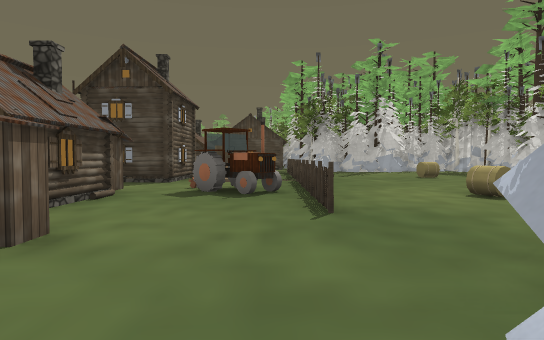
[1] (above)

24 first-person views from a walk through a level from a Godot 3-D game. The camera is 1.4 m above the floor, tilts 2° down and sees 75° across. The floor is counted in squares, 2 m on a side. Each view is taken from the middle of a square. On the plan, view 1 faces up. The plan holds only what a view shows up to about 11 squares ahead; the rest is blank. The place goes on beyond the plan. Some surface patterns are stand-ins.

[2]
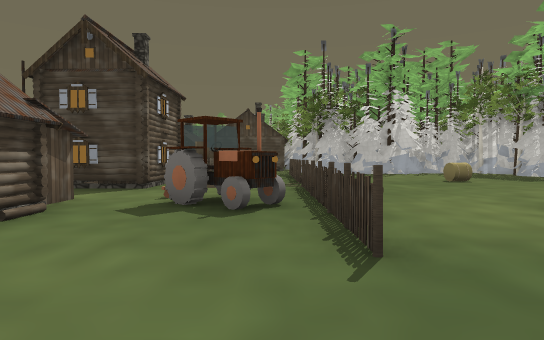

[3]
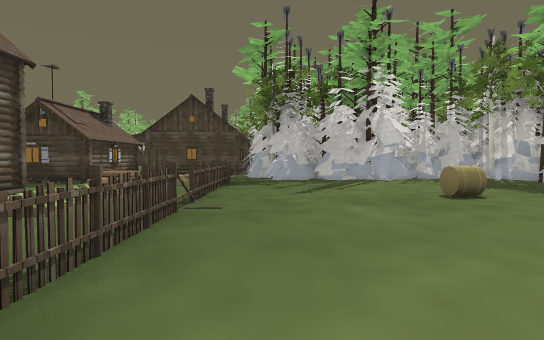

[4]
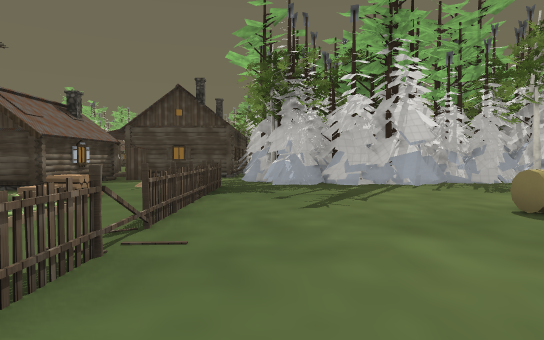

[5]
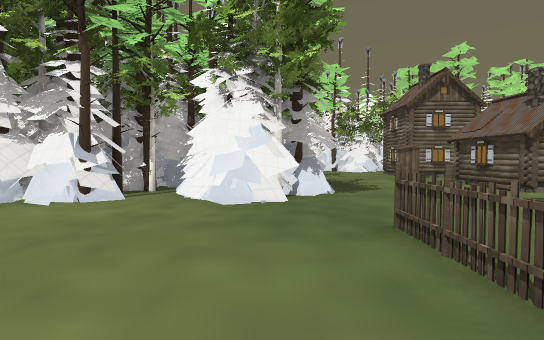

[6]
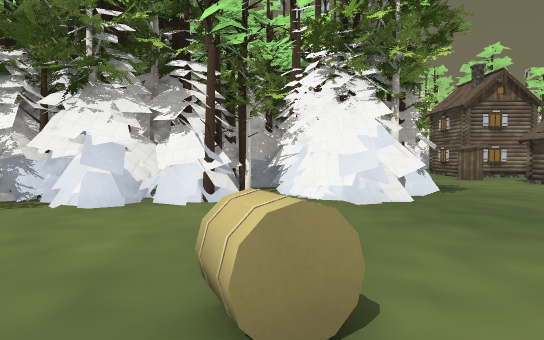

[7]
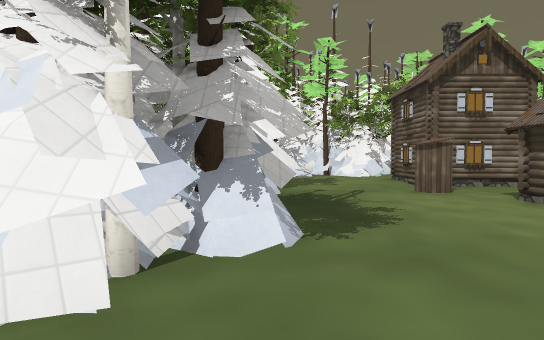

[8]
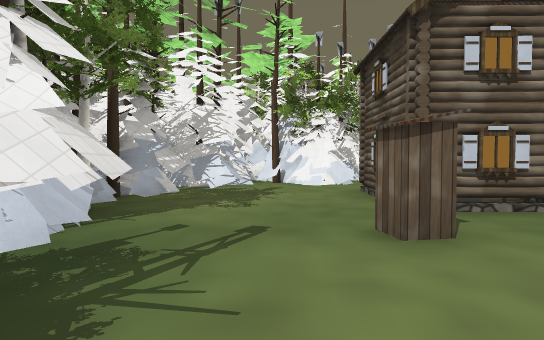

[9]
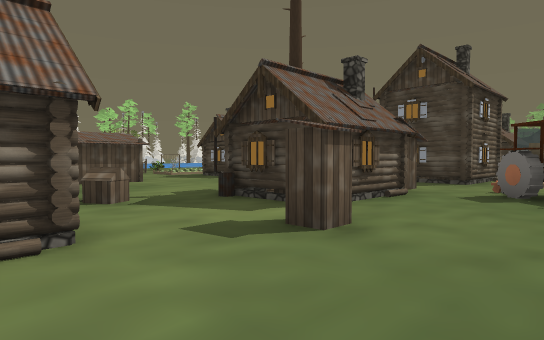

[10]
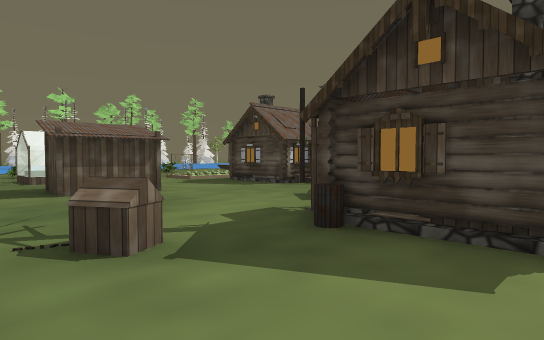

[11]
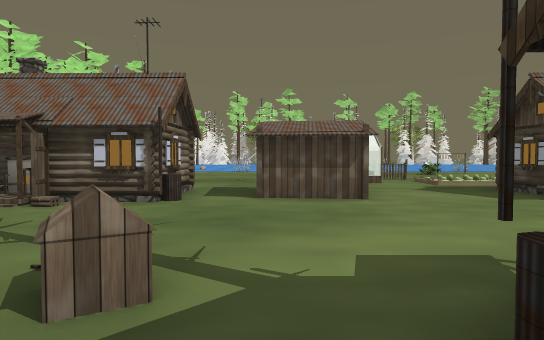

[12]
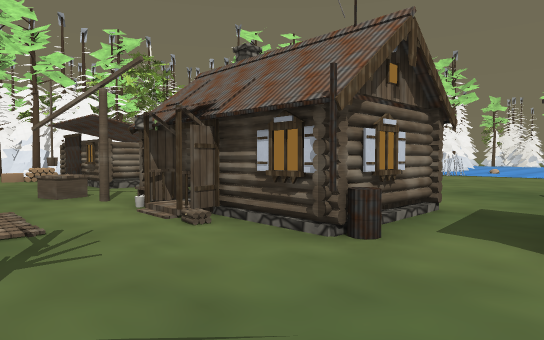

[13]
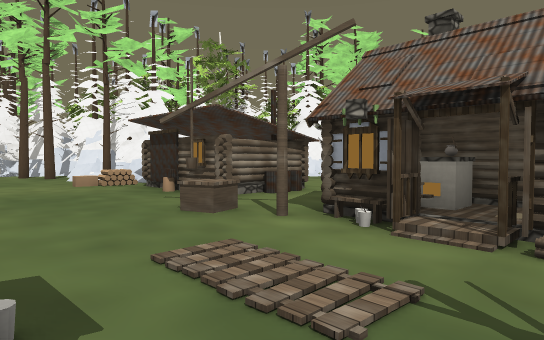

[14]
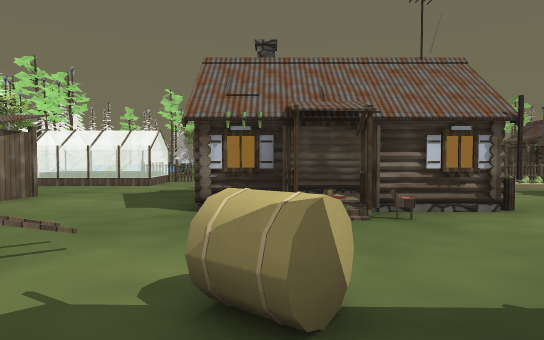

[15]
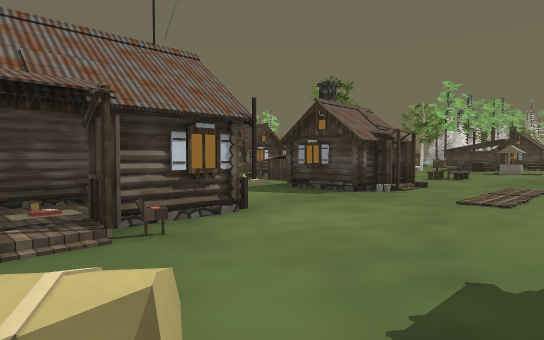

[16]
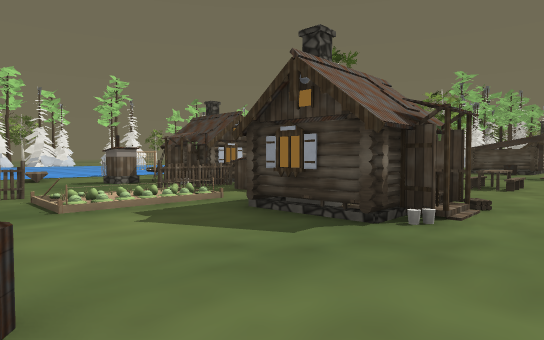

[17]
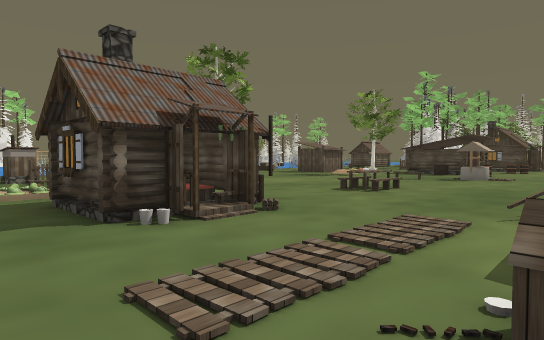

[18]
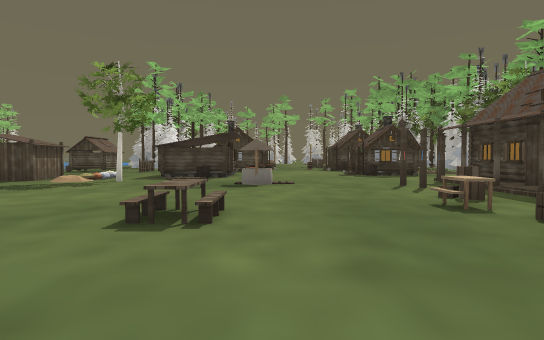

[19]
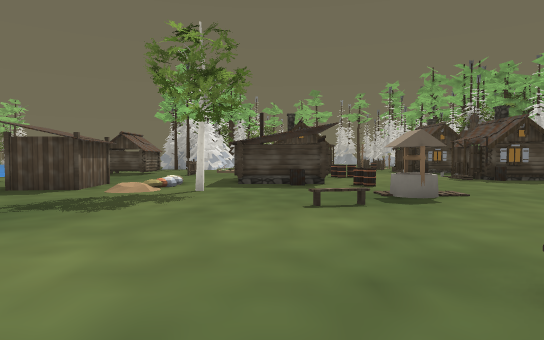

[20]
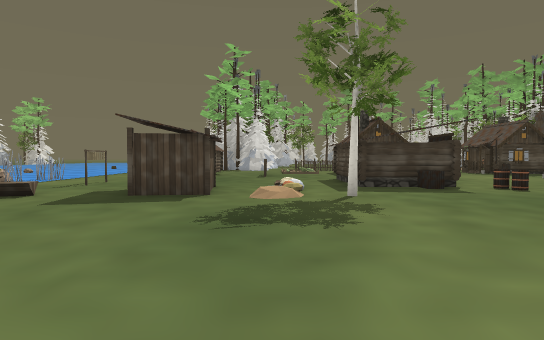

[21]
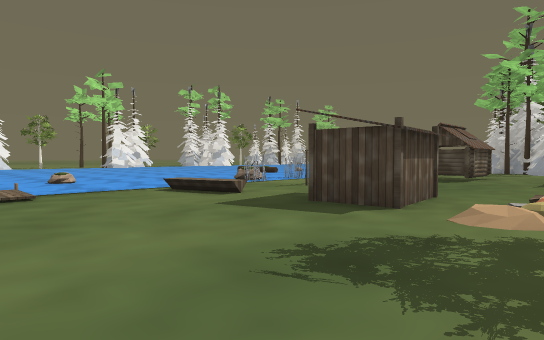

[22]
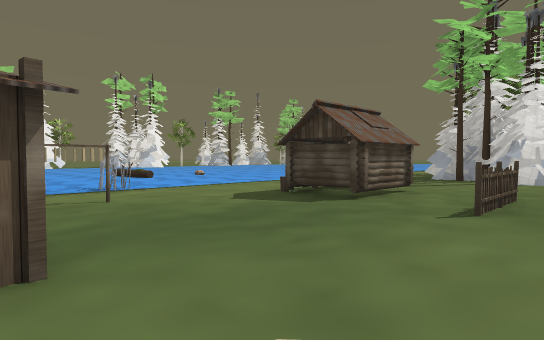

[23]
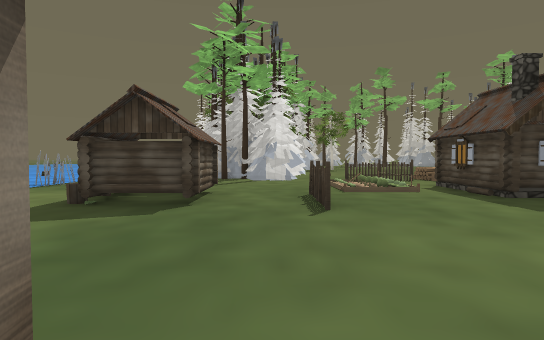

[24]
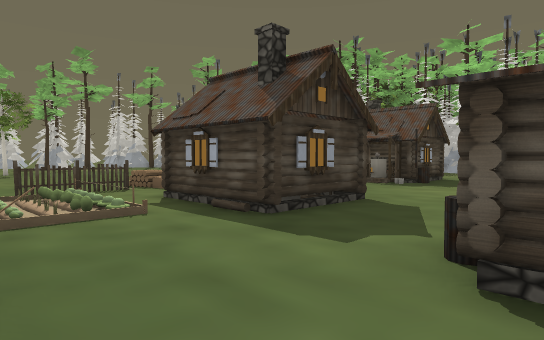

### Floor plan
Key: @ floor where view 1 was taken; # wall or solid block; x gap in a wall; . main floor; : floor 0.25 m higher than the main floor; / step, stairs or slope; = window, fence, low wall or low ledge; ~ water the walk can cross; ≈ water the walk keeps out of; ^ raised ledge; F fence; T tire; P plank; I pine tree; S shed; C cart; A table; W well; R crate; K rack; B barrel; E rock; O other object.
Columns run from 25 left of view 1 to 7 right of it. Each row starts with its distance up from view 1.
 40   ~~   I.#..FF=
 39   ~~   ........
 38    ≈#  ....//#      #
 37    ~.  ....//#    .##
 36    ~..  #....#  ....##
 35   ~~..###.F..###.....
 34  ~~~..P...F.......
 33 ~~~~.........#
 32 ~~~≈........##  ...
 31  ~~~.K......#  .....##
 30   ExxK......###.......
 29     ...SS.....^B.....
 28  ~~  ...SS...........
 27 ~~~~//.....#....W....##
 26 ≈~~~............W..#.##
 25 ~~~~.................##
 24  ~~:/................:
 23        ............R.#
 22          ......A...A.
 21           . ...A...R
 20              ......O
 19          #   ......O  #P  .##
 18         ##FP  ##...   #.  .O#####
 17        ###FP # #...   #./ .#####.
 16      ..P..F..#  ...P###...F......
 15     ...... ......... .....F......
 14     ...... ......... ..==.F......
 13         ..F.........  #...F...OO.
 12           F    #....  #//.F....O.
 11              ###...   #/#.F......
 10              ###... ###...F.....
  9            //#  O.O.......F....
  8            //###.... #.TO.F....
  7           F.......C  ##.#TF..O.
  6           ##......CC  #...F..O..
  5           ##........I #...F......
  4           ##..SS....###..........
  3          .##..SS.......P.......##
  2         ...........P.......##.II#
  1      ........###.... #....####II#
  0      ......  # #....  #..@# O#O##
 -1       ..     ###....  #...#  III
 -2              #O ....  #....
 -3               .##... ..P..#
 -4              ...P.........#
 -5              ###...   #....O
 -6               :#...   #....I
 -7                O...   #...##
 -8                #...   ...###
 -9               ##...   ##.##
-10               #I...   ##II
-11               ###.   #####

Positions as (right, up) in squares from view 1, and headings:
1: (0, 0), facing up
2: (0, 2), facing up
3: (2, 6), facing up
4: (2, 8), facing up
5: (2, 8), facing down
6: (4, 8), facing down
7: (1, 4), facing down
8: (-1, 0), facing down
9: (0, 0), facing up-left
10: (-3, 1), facing up-left
11: (-4, 3), facing left
12: (-7, 3), facing down-left
13: (-6, 0), facing down-left
14: (-5, 9), facing left
15: (-6, 9), facing up-left
16: (-8, 12), facing up-left
17: (-6, 14), facing up-left
18: (-9, 17), facing up
19: (-12, 20), facing up
20: (-15, 21), facing up
21: (-14, 23), facing up-left
22: (-14, 29), facing up-left
23: (-16, 29), facing up
24: (-15, 32), facing up-right
